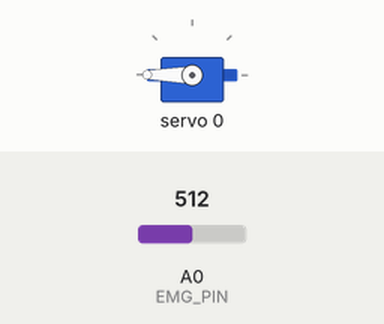
Recording of a sketch running on a simulated Arduino Uno, built with avr-gcc and run on an emulated ATmega328P. On the bench: servo. Inputs (shaded band) come from the test bench; at power-on: A0 (EMG_PIN) = 512. What the sketch prints to the serial monitor is not drawn.

Above: at 1.2 s.
1.3 s: A0 (EMG_PIN) set to 57
2.8 s: A0 (EMG_PIN) set to 48
At 3.3 s:
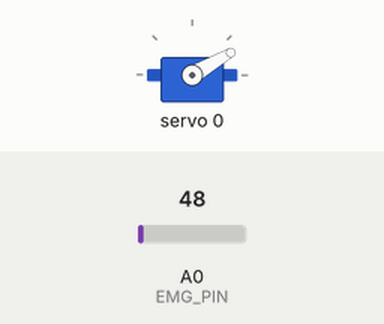
4.4 s: A0 (EMG_PIN) set to 122
At 5.5 s:
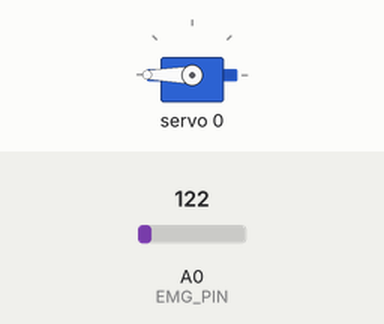
5.9 s: A0 (EMG_PIN) set to 10
At 6.6 s:
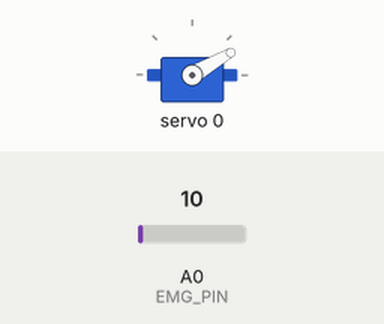
Timing chart, 0 to 8.5 s (numbered marks = the images above; inputs shaded):
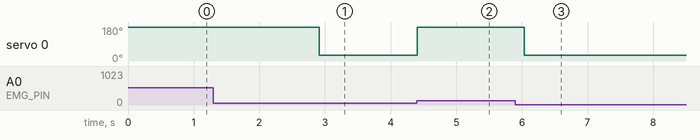

The sketch:

Exohand_emg_with_filter.ino
```cpp
#include <Wire.h>
#include <Adafruit_PWMServoDriver.h>
#include <math.h>

#define EMG_PIN A0
#define SERVO_CHANNEL 0

// MG996R safe angle limits
#define SERVO_MIN_ANGLE 20
#define SERVO_MAX_ANGLE 160

// Pulse range for PCA9685
#define SERVO_MIN 120
#define SERVO_MAX 620

#define RMS_WINDOW 50
#define THRESHOLD 0.05

Adafruit_PWMServoDriver pwm = Adafruit_PWMServoDriver();

float emgBuffer[RMS_WINDOW];
int bufferIndex = 0;

float computeRMS() {
  float sum = 0;
  for (int i = 0; i < RMS_WINDOW; i++) {
    sum += emgBuffer[i] * emgBuffer[i];
  }
  return sqrt(sum / RMS_WINDOW);
}

uint16_t angleToPulse(int angle) {
  return map(angle, 0, 180, SERVO_MIN, SERVO_MAX);
}

void setup() {
  Serial.begin(115200);

  pwm.begin();
  pwm.setPWMFreq(50);

  delay(10);
}

void loop() {

  int raw = analogRead(EMG_PIN);
  float emg = raw / 1023.0;

  emgBuffer[bufferIndex++] = emg;
  if (bufferIndex >= RMS_WINDOW) bufferIndex = 0;

  float rms = computeRMS();
  Serial.println(rms);

  int angle;

  if (rms > THRESHOLD) {
    angle = SERVO_MAX_ANGLE;   // Close
  } else {
    angle = SERVO_MIN_ANGLE;   // Open
  }

  pwm.setPWM(SERVO_CHANNEL, 0, angleToPulse(angle));

  delay(1);
}
```

Measured:
- the behaviour switches between 52 and 51 on A0 (EMG_PIN) (found by bisection; images 0 and 1)
- after the input at 2.8 s, servo 0: 180° → 30° after 0.11 s
- after the input at 4.4 s, servo 0: 30° → 180° at once
- after the input at 5.9 s, servo 0: 180° → 30° after 0.13 s
